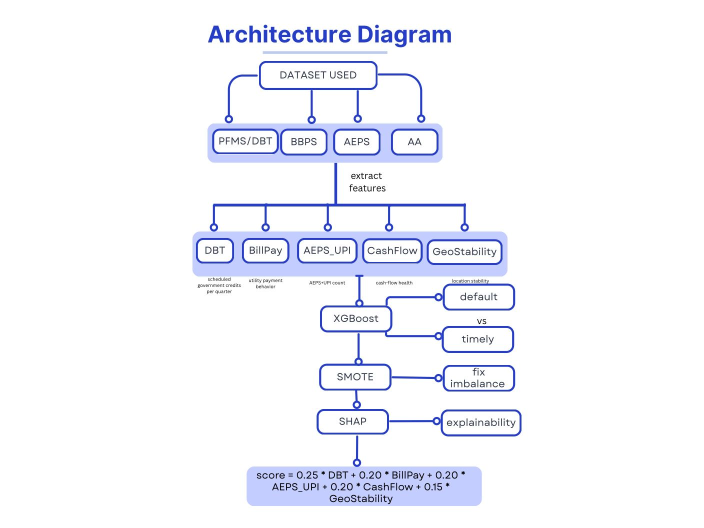
#> input picture app/samples/chat_upload_PHOTO-2025-07-30-19-37-30.jpg, 1408 x 1056 px (shown at 1/2 size)
$ python -i cv_tool.py   (imports and definitions only)
#> lines starting #> are read from the running program, lines starting #| are printed output that depends on the picture; after the words box and inside, x2 and y2 are one past the last pixel; in counts of white or black regions, pixels touching at a corner belong together
### app/config.py
"""
Central configuration for UrjaKavach.

Everything machine-specific lives HERE and nowhere else, so the same
code runs unchanged on a Mac, Windows or Linux laptop. Override any
value with an environment variable (see .env.example).

Team note: if you find yourself hardcoding a path, a port or a model
name anywhere else in the codebase, it belongs in this file instead.
"""
import os
import sys
from dotenv import load_dotenv

load_dotenv()

from dotenv import load_dotenv

# --------------------------------------------------------------------
# Paths — always derived, never hardcoded, so they work on every OS
# --------------------------------------------------------------------
APP_DIR = os.path.dirname(os.path.abspath(__file__))
PROJECT_ROOT = os.path.dirname(APP_DIR)

load_dotenv(os.path.join(PROJECT_ROOT, ".env"))

FRONTEND_DIR = os.path.join(PROJECT_ROOT, "frontend")
SAMPLES_DIR = os.path.join(APP_DIR, "samples")
OUTPUTS_DIR = os.path.join(APP_DIR, "outputs")
LOGS_DIR = os.path.join(APP_DIR, "logs")
KB_DIR = os.path.join(APP_DIR, "kb")
KB_DOCUMENTS_DIR = os.path.join(KB_DIR, "documents")
KB_INDEX_DIR = os.path.join(KB_DIR, "index")

AGENTS_DATA_DIR = os.path.join(LOGS_DIR, "agents")

for _d in (OUTPUTS_DIR, LOGS_DIR, KB_DOCUMENTS_DIR, AGENTS_DATA_DIR):
    os.makedirs(_d, exist_ok=True)

# The interpreter running this process. NEVER hardcode "python3" —
# it does not exist on most Windows installs.
PYTHON_EXECUTABLE = sys.executable

# --------------------------------------------------------------------
# Model serving — two llama.cpp servers, one per task type
# --------------------------------------------------------------------
# Flip to "false" to fall back to the deterministic stub. This is the
# safety net: if the local models misbehave right before recording the
# demo, set USE_REAL_MODEL=false and everything still works.
USE_REAL_MODEL = os.getenv("USE_REAL_MODEL", "false").strip().lower() == "true"

REASONING_MODEL_URL = os.getenv(
    "REASONING_MODEL_URL", "http://127.0.0.1:8080/v1/chat/completions"
)
CODE_MODEL_URL = os.getenv(
    "CODE_MODEL_URL", "http://127.0.0.1:8081/v1/chat/completions"
)

REASONING_MODEL_NAME = os.getenv("REASONING_MODEL_NAME", "Llama-3.2-3B-Instruct")
CODE_MODEL_NAME = os.getenv("CODE_MODEL_NAME", "Qwen2.5-Coder-1.5B-Instruct")

MODEL_TIMEOUT_SEC = int(os.getenv("MODEL_TIMEOUT_SEC", "600"))
MODEL_MAX_TOKENS = int(os.getenv("MODEL_MAX_TOKENS", "384"))
# Spoken replies are read aloud end-to-end (LLM generation, then TTS
# synthesis, both sequential); capping them shorter than typed-chat
# replies keeps voice-turn latency down without touching text chat.
VOICE_MODEL_MAX_TOKENS = int(os.getenv("VOICE_MODEL_MAX_TOKENS", "120"))
MODEL_TEMPERATURE = float(os.getenv("MODEL_TEMPERATURE", "0.2"))
# Optional explicit path to the Tesseract binary. Leave unset to rely on
# PATH (works on Mac/Linux usually; Windows PATH issues are common).
TESSERACT_CMD = os.getenv("TESSERACT_CMD", "")

# --------------------------------------------------------------------
# Voice assistant — local speech-to-text (faster-whisper) and
# text-to-speech (MMS-TTS via transformers). English + Hindi only.
# --------------------------------------------------------------------
WHISPER_MODEL_SIZE = os.getenv("WHISPER_MODEL_SIZE", "small")
TTS_TMP_DIR = os.path.join(APP_DIR, "tmp_audio")

# --------------------------------------------------------------------
# Knowledge base (organisation-specific grounding)
# --------------------------------------------------------------------
USE_KNOWLEDGE_BASE = os.getenv("USE_KNOWLEDGE_BASE", "true").lower() == "true"
KB_TOP_K = int(os.getenv("KB_TOP_K", "2"))

# --------------------------------------------------------------------
# CV engineering-drawing pipeline (urjakavach/pipeline.py) — symbol
# detection, geometry/line extraction and topology reconstruction for
# attached P&ID/PFD images. Off by default: it is heavier than plain OCR
# and its PaddleOCR-VL branch may fetch model weights over the network on
# first use if they are not already cached locally.
# --------------------------------------------------------------------
USE_CV_PIPELINE = os.getenv("USE_CV_PIPELINE", "false").strip().lower() == "true"

# --------------------------------------------------------------------
# Sandbox
# --------------------------------------------------------------------
SANDBOX_TIMEOUT_SEC = int(os.getenv("SANDBOX_TIMEOUT_SEC", "5"))

# --------------------------------------------------------------------
# API
# --------------------------------------------------------------------
API_HOST = os.getenv("API_HOST", "0.0.0.0")
API_PORT = int(os.getenv("API_PORT", "8000"))


# [11 lines left out: function describe, not called in this run]

### app/tools/cv_tool.py
"""Industrial Computer Vision & Inspection Analyzer for UrjaKavach.

Provides sovereign, 100% on-premise CV analysis using OpenCV and NumPy:
1. Domain Classification & Sanity Validation:
   - Distinguishes genuine industrial drawings/P&IDs and plant equipment photos
     from non-engineering/organic imagery (e.g. flowers, foliage, faces, animals)
     to prevent false positive defect classifications.
2. Mechanical Drawing / P&ID Analysis:
   - Line segmentation & orthogonal CAD line network detection
   - Instrument tag & component symbol localization (ISA-5.1)
   - Equipment vessel contour bounding
3. Surface Defect & Corrosion Analysis:
   - Realistic iron oxide / rust HSV color thresholding & masking
   - Contour & pit anomaly detection on industrial metallic surfaces
   - Surface area affected (%) quantification & severity grading
4. Generates annotated inspection overlays saved to app/outputs/.
"""

import os
import uuid
from typing import Any, Dict, List, Optional, Tuple

import cv2
import numpy as np
from PIL import Image

from app import config


def analyze_engineering_image(
    image_path: str,
    analysis_type: str = "auto",
    task_id: Optional[str] = None,
) -> Dict[str, Any]:
    """Perform computer vision analysis on an engineering drawing or inspection photo.

    Includes domain sanity validation to reject non-engineering or organic imagery
    (such as flowers, nature photography, or pets) from being misclassified as
    blueprints or corroded metal.
    """
    if not task_id:
        task_id = str(uuid.uuid4())[:8]

    if not os.path.exists(image_path):
        return {
            "ok": False,
            "error": f"Image file not found: {image_path}",
            "task_id": task_id,
        }

    # Read image with OpenCV
    img_bgr = cv2.imread(image_path)
    if img_bgr is None:
        try:
            pil_img = Image.open(image_path).convert("RGB")
            img_bgr = cv2.cvtColor(np.array(pil_img), cv2.COLOR_RGB2BGR)
        except Exception as e:
            return {"ok": False, "error": f"Failed to load image: {e}", "task_id": task_id}

    h, w = img_bgr.shape[:2]
    annotated = img_bgr.copy()
    gray = cv2.cvtColor(img_bgr, cv2.COLOR_BGR2GRAY)
    hsv = cv2.cvtColor(img_bgr, cv2.COLOR_BGR2HSV)

    # 1. Image Domain Analysis & Classification
    domain_info = _classify_image_domain(img_bgr, gray, hsv, analysis_type)
    domain = domain_info["domain"]

    # 2. Branch based on classified domain
    if domain == "non_engineering":
        results = _handle_non_engineering_image(annotated, domain_info, task_id)
        is_drawing = False
    elif domain == "mechanical_drawing":
        results = _analyze_mechanical_drawing(img_bgr, gray, annotated, task_id)
        is_drawing = True
    else:
        results = _analyze_inspection_photo(img_bgr, gray, annotated, task_id)
        is_drawing = False

    # Save annotated overlay image to outputs
    out_filename = f"cv_annotated_{task_id}.png"
    out_path = os.path.join(config.OUTPUTS_DIR, out_filename)
    cv2.imwrite(out_path, annotated)

    results.update({
        "ok": True,
        "task_id": task_id,
        "is_drawing": is_drawing,
        "domain": domain,
        "recognized_type": domain_info["recognized_type"],
        "confidence": domain_info["confidence"],
        "image_width": w,
        "image_height": h,
        "annotated_filename": out_filename,
        "annotated_url": f"/api/download/{out_filename}",
    })

    return results


def _classify_image_domain(
    img_bgr: np.ndarray,
    gray: np.ndarray,
    hsv: np.ndarray,
    analysis_type: str = "auto",
) -> Dict[str, Any]:
    """Inspects geometric, chromatic, and structural features to classify the image.

    Returns dict with domain ('mechanical_drawing' | 'surface_defect_inspection' | 'non_engineering').
    """
    h, w = gray.shape
    total_pixels = h * w

    # Calculate chromatic features
    mean_sat = float(np.mean(hsv[:, :, 1]))
    green_mask = cv2.inRange(hsv, (35, 40, 40), (85, 255, 255))
    green_ratio = float(np.sum(green_mask > 0)) / total_pixels

    # High-saturation color pixels (floral, natural pigments)
    vivid_color_mask = (hsv[:, :, 1] > 80) & (hsv[:, :, 2] > 60)
    vivid_ratio = float(np.sum(vivid_color_mask)) / total_pixels

    # White / light background ratio (typical for CAD paper & P&ID blueprints)
    white_ratio = float(np.sum(gray > 215)) / total_pixels

    # Edge analysis and line orthogonality
    edges = cv2.Canny(gray, 50, 150, apertureSize=3)
    lines = cv2.HoughLinesP(edges, 1, np.pi / 180, threshold=50, minLineLength=30, maxLineGap=10)
    ortho_ratio = 0.0
    line_count = 0

    if lines is not None:
        line_count = len(lines)
        angles = []
        for l in lines:
            pts = l[0] if getattr(l, "ndim", 1) > 1 else l
            dx = float(pts[2] - pts[0])
            dy = float(pts[3] - pts[1])
            ang = np.abs(np.arctan2(dy, dx) * 180.0 / np.pi)
            angles.append(ang)
        if angles:
            angles_arr = np.array(angles)
            # Orthogonal lines lie within 10 degrees of 0 (horizontal), 90 (vertical), or 180
            ortho = np.sum((angles_arr < 10) | (np.abs(angles_arr - 90) < 10) | (np.abs(angles_arr - 180) < 10))
            ortho_ratio = float(ortho) / len(angles_arr)

    # Classification Rules:
    # 1. Organic / Non-engineering (Botanical flowers, foliage, nature, non-industrial)
    is_botanical = (mean_sat > 70 and green_ratio > 0.10) or (vivid_ratio > 0.30 and ortho_ratio < 0.45)
    is_non_industrial = is_botanical or (mean_sat > 90 and ortho_ratio < 0.45 and white_ratio < 0.20)

    if is_non_industrial and analysis_type != "drawing":
        recognized = "organic_botanical_photo" if green_ratio > 0.10 else "natural_or_non_industrial_photo"
        return {
            "domain": "non_engineering",
            "recognized_type": recognized,
            "confidence": 0.95,
            "mean_sat": round(mean_sat, 1),
            "green_ratio": round(green_ratio, 3),
            "ortho_ratio": round(ortho_ratio, 2),
            "line_count": line_count,
        }

    # 2. Mechanical Drawing / P&ID
    # Engineering drawings have high orthogonality (piping headers, instrument leads) and low saturation
    is_drawing = False
    if analysis_type == "drawing":
        is_drawing = True
    elif (white_ratio > 0.35 and ortho_ratio > 0.55 and mean_sat < 50):
        is_drawing = True
    elif (line_count > 25 and ortho_ratio > 0.70 and mean_sat < 40):
        is_drawing = True
    elif white_ratio > 0.70 and mean_sat < 35:
        is_drawing = True

    if is_drawing:
        return {
            "domain": "mechanical_drawing",
            "recognized_type": "pid_or_cad_blueprint",
            "confidence": 0.92,
            "mean_sat": round(mean_sat, 1),
            "green_ratio": round(green_ratio, 3),
            "ortho_ratio": round(ortho_ratio, 2),
            "line_count": line_count,
        }

    # 3. Industrial Surface / Metallic Equipment Inspection
    return {
        "domain": "surface_defect_inspection",
        "recognized_type": "industrial_equipment_surface",
        "confidence": 0.88,
        "mean_sat": round(mean_sat, 1),
        "green_ratio": round(green_ratio, 3),
        "ortho_ratio": round(ortho_ratio, 2),
        "line_count": line_count,
    }


# [43 lines left out: function _handle_non_engineering_image, not called in this run]


def _analyze_mechanical_drawing(
    img_bgr: np.ndarray,
    gray: np.ndarray,
    annotated: np.ndarray,
    task_id: str,
) -> Dict[str, Any]:
    """Analyze mechanical drawings, P&IDs, or isometric blueprints."""
    h, w = gray.shape

    # 1. Edge & Line Detection (Piping runs)
    edges = cv2.Canny(gray, 50, 150, apertureSize=3)
    lines = cv2.HoughLinesP(edges, 1, np.pi / 180, threshold=70, minLineLength=35, maxLineGap=10)
    line_count = len(lines) if lines is not None else 0

    if lines is not None:
        for line in lines[:60]:  # Highlight major piping lines
            pts = line[0] if getattr(line, "ndim", 1) > 1 else line
            x1, y1, x2, y2 = int(pts[0]), int(pts[1]), int(pts[2]), int(pts[3])
            cv2.line(annotated, (x1, y1), (x2, y2), (255, 100, 0), 2)

    # 2. Symbol & Tag Detection (Pumps, valves, circular tags)
    circles = cv2.HoughCircles(
        gray,
        cv2.HOUGH_GRADIENT,
        dp=1.2,
        minDist=25,
        param1=50,
        param2=35,
        minRadius=12,
        maxRadius=60,
    )
    detected_tags = []
    if circles is not None:
        circles = np.uint16(np.around(circles))
        for idx, i in enumerate(circles[0, :20]):
            cx, cy, r = int(i[0]), int(i[1]), int(i[2])
            cv2.circle(annotated, (cx, cy), r, (0, 255, 0), 2)
            cv2.circle(annotated, (cx, cy), 2, (0, 0, 255), 3)
            label = f"TAG-{idx+1}"
            cv2.putText(annotated, label, (cx - 15, cy - r - 4), cv2.FONT_HERSHEY_SIMPLEX, 0.4, (0, 200, 0), 1)
            detected_tags.append({"x": cx, "y": cy, "radius": r, "label": label})

    # 3. Closed Component / Vessel Detection
    thresh = cv2.threshold(gray, 200, 255, cv2.THRESH_BINARY_INV)[1]
    contours, _ = cv2.findContours(thresh, cv2.RETR_EXTERNAL, cv2.CHAIN_APPROX_SIMPLE)
    components = []
    for cnt in contours:
        area = cv2.contourArea(cnt)
        if 800 < area < (h * w * 0.4):
            x, y, cw, ch = cv2.boundingRect(cnt)
            if cw > 25 and ch > 25:
                cv2.rectangle(annotated, (x, y), (x + cw, y + ch), (0, 140, 255), 2)
                components.append({"x": x, "y": y, "w": cw, "h": ch, "area": int(area)})

    summary_text = (
        f"Mechanical Drawing Analysis: Identified {len(detected_tags)} instrument tag bubbles, "
        f"{line_count} piping line segments, and {len(components)} equipment bounding contours."
    )

    return {
        "analysis_mode": "mechanical_drawing",
        "is_engineering_image": True,
        "piping_line_segments": line_count,
        "instrument_tags_count": len(detected_tags),
        "equipment_components_count": len(components),
        "detected_tags": detected_tags[:15],
        "summary": summary_text,
    }


# [72 lines left out: function _analyze_inspection_photo, not called in this run]

>>> result = analyze_engineering_image('../samples/chat_upload_PHOTO-2025-07-30-19-37-30.jpg')
#> in analyze_engineering_image, img_bgr is the input picture: shape (1056, 1408, 3); mean B, G, R 251.1, 245.4, 244.2
#> in analyze_engineering_image, `gray = cv2.cvtColor(img_bgr, cv2.COLOR_BGR2GRAY)`:
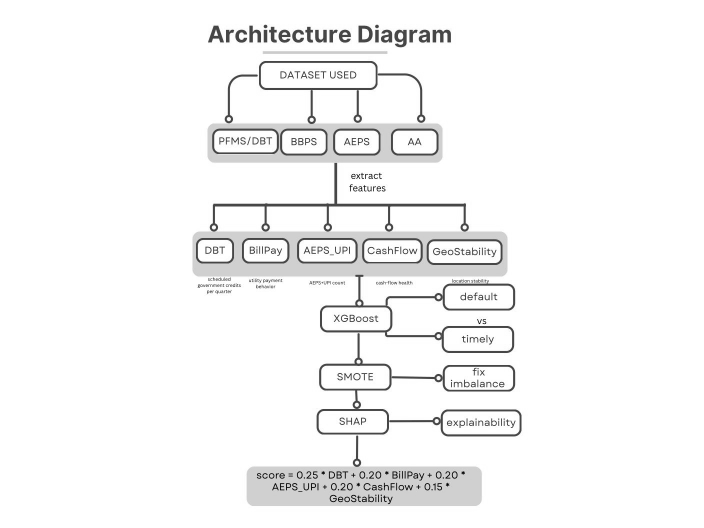
#> gray: shape (1056, 1408) (shown at 1/2 size); min 0, max 255, mean 245.7
#> in _classify_image_domain, `mean_sat = float(np.mean(hsv[:, :, 1]))`: mean_sat = 9.09
#> in _classify_image_domain, `green_mask = cv2.inRange(hsv, (35, 40, 40), (85, 255, 255))`:
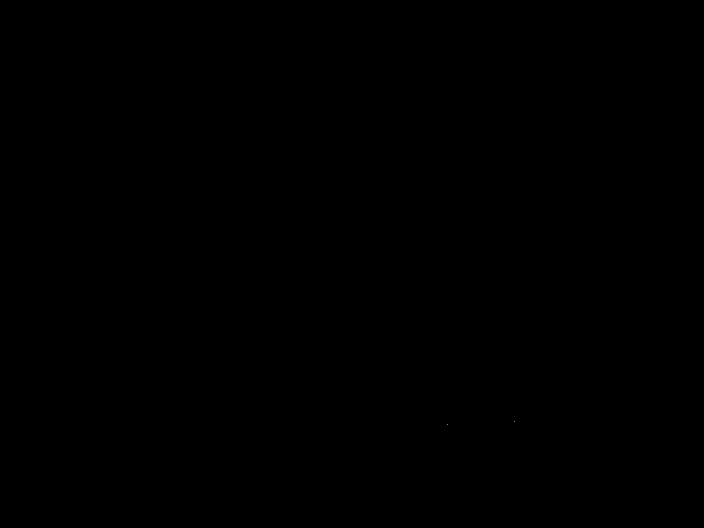
#> green_mask: shape (1056, 1408) (shown at 1/2 size); 0% white in thin lines or dots, all inside (x1, y1, x2, y2) = (895, 843, 1030, 850)
#> in _classify_image_domain, `green_ratio = float(np.sum(green_mask > 0)) / total_pixels`: green_ratio = 1.35e-06
#> in _classify_image_domain, `vivid_color_mask = (hsv[:, :, 1] > 80) & (hsv[:, :, 2] > 60)`:
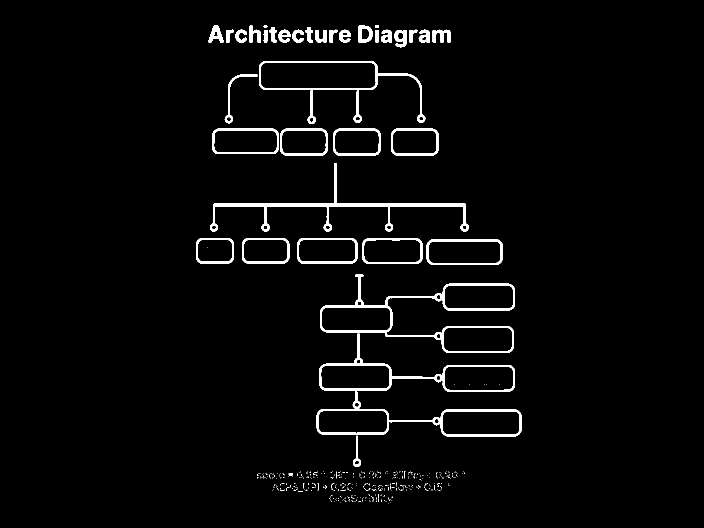
#> vivid_color_mask: shape (1056, 1408) bool (shown at 1/2 size); 2.9% white; 450 white regions (414 under 20 px), largest, box (x1, y1, x2, y2) and area: (633, 666, 1043, 873) 7658, (640, 549, 1030, 706) 6124, (420, 326, 938, 464) 5020
#> in _classify_image_domain, `vivid_ratio = float(np.sum(vivid_color_mask)) / total_pixels`: vivid_ratio = 0.0286
#> in _classify_image_domain, `white_ratio = float(np.sum(gray > 215)) / total_pixels`: white_ratio = 0.909
#> in _classify_image_domain, `edges = cv2.Canny(gray, 50, 150, apertureSize=3)`:
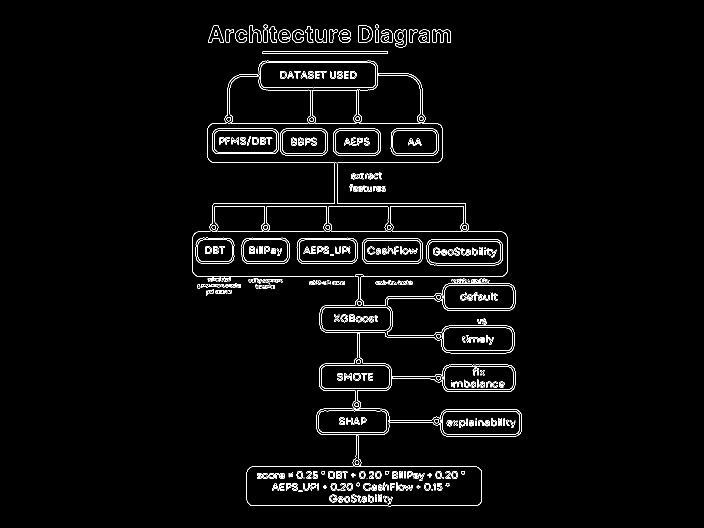
#> edges: shape (1056, 1408) (shown at 1/2 size); 2.4% white in thin lines or dots, all inside (x1, y1, x2, y2) = (384, 49, 1044, 1013)
#> in _classify_image_domain, `lines = cv2.HoughLinesP(edges, 1, np.pi / 180, threshold=50, minLineLe..`: lines = 414 rows, first 6: [503, 933, 953, 933], [397, 553, 1003, 553], [427, 407, 931, 407], [425, 413, 931, 413], [400, 462, 1001, 462], [427, 246, 707, 246]
#> in _classify_image_domain, `line_count = len(lines)`: line_count = 414
#> the loop in _classify_image_domain, `for l in lines:` made 414 passes
#> (pts, dx, dy, ang) on passes 1 to 3: ([503, 933, 953, 933], 450, 0, 0), ([397, 553, 1003, 553], 606, 0, 0), ([427, 407, 931, 407], 504, 0, 0)
#> after the loop in _classify_image_domain, `for l in lines:`: angles = 414 values, max 90 at index 43, min 0 at index 0, mean 11.47
#> in _classify_image_domain, `angles_arr = np.array(angles)`: angles_arr has the same summary as angles
#> in _classify_image_domain, `ortho = np.sum((angles_arr < 10) | (np.abs(angles_arr - 90) < 10) | (n..`: ortho = 406
#> in _classify_image_domain, `ortho_ratio = float(ortho) / len(angles_arr)`: ortho_ratio = 0.981
#> in _classify_image_domain, `is_botanical = (mean_sat > 70 and green_ratio > 0.10) or (vivid_ratio ..`: is_botanical = False
#> in analyze_engineering_image, `domain_info = _classify_image_domain(img_bgr, gray, hsv, analysis_type)`: domain_info = {'domain': 'mechanical_drawing', 'recognized_type': 'pid_or_cad_blueprint', 'confidence': 0.92, 'mean_sat': 9.1, 'green_ratio': 0, 'ortho_ratio': 0.98, 'line_count': 414}
#> in analyze_engineering_image, `domain = domain_info["domain"]`: domain = 'mechanical_drawing'
#> in _analyze_mechanical_drawing, `lines = cv2.HoughLinesP(edges, 1, np.pi / 180, threshold=70, minLineLe..`: lines = 277 rows, first 6: [503, 933, 953, 933], [425, 413, 931, 413], [427, 407, 931, 407], [397, 553, 1003, 553], [400, 462, 1001, 462], [731, 526, 837, 526]
#> in _analyze_mechanical_drawing, `line_count = len(lines) if lines is not None else 0`: line_count = 277
#> the loop in _analyze_mechanical_drawing, `for line in lines[:60]:` made 60 passes
#> after the loop in _analyze_mechanical_drawing, `for line in lines[:60]:`:
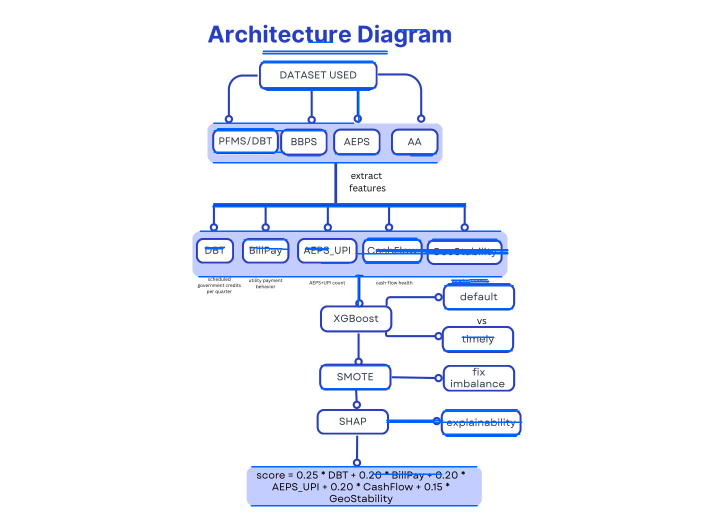
#> annotated: shape (1056, 1408, 3) (shown at 1/2 size); 2.11% of pixels changed, all inside (x1, y1, x2, y2) = (396, 58, 1045, 1013)
#> in _analyze_mechanical_drawing, `circles = cv2.HoughCircles( gray, cv2.HOUGH_GRADIENT, dp=1.2, minDist=..`: circles = 86 rows, first 8: [540.6, 504.6, 57.96], [966.6, 678.6, 57.96], [930.6, 605.4, 46.08], [606.6, 279, 47.28], [946.2, 503.4, 55.32], [828.6, 282.6, 44.76], [792.6, 504.6, 48.72], [642.6, 504.6, 48.72]
#> in _analyze_mechanical_drawing, `circles = np.uint16(np.around(circles))`: circles = 86 rows, first 8: [541, 505, 58], [967, 679, 58], [931, 605, 46], [607, 279, 47], [946, 503, 55], [829, 283, 45], [793, 505, 49], [643, 505, 49]
#> (the rest of the program and of its run is left out)
